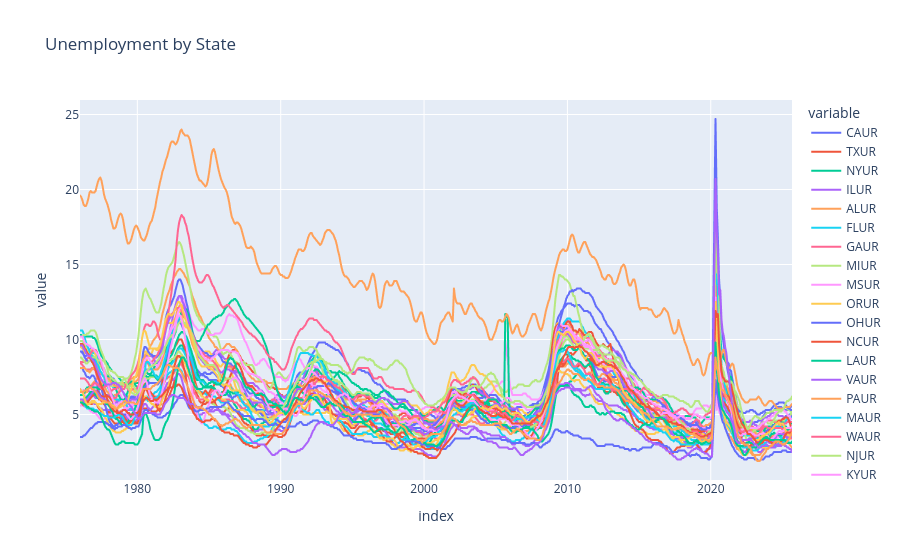

The cell this chart's notebook holds for it:
### Code cell
px.line(unemp_states, title='Unemployment by State')

### Figure 1 — Plotly figure (JSON) as saved in the notebook; plotly's stock layout.template omitted (floating-point values rounded to 4 significant figures; data arrays with more than 128 entries replaced by an {"elided": "..."} marker saying what was removed)
{"data": [{"hovertemplate": "variable=CAUR<br>index=%{x}<br>value=%{y}<extra></extra>", "legendgroup": "CAUR", "line": {"color": "#636efa", "dash": "solid"}, "marker": {"symbol": "circle"}, "mode": "lines", "name": "CAUR", "showlegend": true, "type": "scattergl", "x": {"elided": "595 str values"}, "xaxis": "x", "y": {"elided": "595 float values"}, "yaxis": "y"}, {"hovertemplate": "variable=TXUR<br>index=%{x}<br>value=%{y}<extra></extra>", "legendgroup": "TXUR", "line": {"color": "#EF553B", "dash": "solid"}, "marker": {"symbol": "circle"}, "mode": "lines", "name": "TXUR", "showlegend": true, "type": "scattergl", "x": {"elided": "595 str values"}, "xaxis": "x", "y": {"elided": "595 float values"}, "yaxis": "y"}, {"hovertemplate": "variable=NYUR<br>index=%{x}<br>value=%{y}<extra></extra>", "legendgroup": "NYUR", "line": {"color": "#00cc96", "dash": "solid"}, "marker": {"symbol": "circle"}, "mode": "lines", "name": "NYUR", "showlegend": true, "type": "scattergl", "x": {"elided": "595 str values"}, "xaxis": "x", "y": {"elided": "595 float values"}, "yaxis": "y"}, {"hovertemplate": "variable=ILUR<br>index=%{x}<br>value=%{y}<extra></extra>", "legendgroup": "ILUR", "line": {"color": "#ab63fa", "dash": "solid"}, "marker": {"symbol": "circle"}, "mode": "lines", "name": "ILUR", "showlegend": true, "type": "scattergl", "x": {"elided": "595 str values"}, "xaxis": "x", "y": {"elided": "595 float values"}, "yaxis": "y"}, {"hovertemplate": "variable=ALUR<br>index=%{x}<br>value=%{y}<extra></extra>", "legendgroup": "ALUR", "line": {"color": "#FFA15A", "dash": "solid"}, "marker": {"symbol": "circle"}, "mode": "lines", "name": "ALUR", "showlegend": true, "type": "scattergl", "x": {"elided": "595 str values"}, "xaxis": "x", "y": {"elided": "595 float values"}, "yaxis": "y"}, {"hovertemplate": "variable=FLUR<br>index=%{x}<br>value=%{y}<extra></extra>", "legendgroup": "FLUR", "line": {"color": "#19d3f3", "dash": "solid"}, "marker": {"symbol": "circle"}, "mode": "lines", "name": "FLUR", "showlegend": true, "type": "scattergl", "x": {"elided": "595 str values"}, "xaxis": "x", "y": {"elided": "595 float values"}, "yaxis": "y"}, {"hovertemplate": "variable=GAUR<br>index=%{x}<br>value=%{y}<extra></extra>", "legendgroup": "GAUR", "line": {"color": "#FF6692", "dash": "solid"}, "marker": {"symbol": "circle"}, "mode": "lines", "name": "GAUR", "showlegend": true, "type": "scattergl", "x": {"elided": "595 str values"}, "xaxis": "x", "y": {"elided": "595 float values"}, "yaxis": "y"}, {"hovertemplate": "variable=MIUR<br>index=%{x}<br>value=%{y}<extra></extra>", "legendgroup": "MIUR", "line": {"color": "#B6E880", "dash": "solid"}, "marker": {"symbol": "circle"}, "mode": "lines", "name": "MIUR", "showlegend": true, "type": "scattergl", "x": {"elided": "595 str values"}, "xaxis": "x", "y": {"elided": "595 float values"}, "yaxis": "y"}, {"hovertemplate": "variable=MSUR<br>index=%{x}<br>value=%{y}<extra></extra>", "legendgroup": "MSUR", "line": {"color": "#FF97FF", "dash": "solid"}, "marker": {"symbol": "circle"}, "mode": "lines", "name": "MSUR", "showlegend": true, "type": "scattergl", "x": {"elided": "595 str values"}, "xaxis": "x", "y": {"elided": "595 float values"}, "yaxis": "y"}, {"hovertemplate": "variable=ORUR<br>index=%{x}<br>value=%{y}<extra></extra>", "legendgroup": "ORUR", "line": {"color": "#FECB52", "dash": "solid"}, "marker": {"symbol": "circle"}, "mode": "lines", "name": "ORUR", "showlegend": true, "type": "scattergl", "x": {"elided": "595 str values"}, "xaxis": "x", "y": {"elided": "595 float values"}, "yaxis": "y"}, {"hovertemplate": "variable=OHUR<br>index=%{x}<br>value=%{y}<extra></extra>", "legendgroup": "OHUR", "line": {"color": "#636efa", "dash": "solid"}, "marker": {"symbol": "circle"}, "mode": "lines", "name": "OHUR", "showlegend": true, "type": "scattergl", "x": {"elided": "595 str values"}, "xaxis": "x", "y": {"elided": "595 float values"}, "yaxis": "y"}, {"hovertemplate": "variable=NCUR<br>index=%{x}<br>value=%{y}<extra></extra>", "legendgroup": "NCUR", "line": {"color": "#EF553B", "dash": "solid"}, "marker": {"symbol": "circle"}, "mode": "lines", "name": "NCUR", "showlegend": true, "type": "scattergl", "x": {"elided": "595 str values"}, "xaxis": "x", "y": {"elided": "595 float values"}, "yaxis": "y"}, {"hovertemplate": "variable=LAUR<br>index=%{x}<br>value=%{y}<extra></extra>", "legendgroup": "LAUR", "line": {"color": "#00cc96", "dash": "solid"}, "marker": {"symbol": "circle"}, "mode": "lines", "name": "LAUR", "showlegend": true, "type": "scattergl", "x": {"elided": "595 str values"}, "xaxis": "x", "y": {"elided": "595 float values"}, "yaxis": "y"}, {"hovertemplate": "variable=VAUR<br>index=%{x}<br>value=%{y}<extra></extra>", "legendgroup": "VAUR", "line": {"color": "#ab63fa", "dash": "solid"}, "marker": {"symbol": "circle"}, "mode": "lines", "name": "VAUR", "showlegend": true, "type": "scattergl", "x": {"elided": "595 str values"}, "xaxis": "x", "y": {"elided": "595 float values"}, "yaxis": "y"}, {"hovertemplate": "variable=PAUR<br>index=%{x}<br>value=%{y}<extra></extra>", "legendgroup": "PAUR", "line": {"color": "#FFA15A", "dash": "solid"}, "marker": {"symbol": "circle"}, "mode": "lines", "name": "PAUR", "showlegend": true, "type": "scattergl", "x": {"elided": "595 str values"}, "xaxis": "x", "y": {"elided": "595 float values"}, "yaxis": "y"}, {"hovertemplate": "variable=MAUR<br>index=%{x}<br>value=%{y}<extra></extra>", "legendgroup": "MAUR", "line": {"color": "#19d3f3", "dash": "solid"}, "marker": {"symbol": "circle"}, "mode": "lines", "name": "MAUR", "showlegend": true, "type": "scattergl", "x": {"elided": "595 str values"}, "xaxis": "x", "y": {"elided": "595 float values"}, "yaxis": "y"}, {"hovertemplate": "variable=WAUR<br>index=%{x}<br>value=%{y}<extra></extra>", "legendgroup": "WAUR", "line": {"color": "#FF6692", "dash": "solid"}, "marker": {"symbol": "circle"}, "mode": "lines", "name": "WAUR", "showlegend": true, "type": "scattergl", "x": {"elided": "595 str values"}, "xaxis": "x", "y": {"elided": "595 float values"}, "yaxis": "y"}, {"hovertemplate": "variable=NJUR<br>index=%{x}<br>value=%{y}<extra></extra>", "legendgroup": "NJUR", "line": {"color": "#B6E880", "dash": "solid"}, "marker": {"symbol": "circle"}, "mode": "lines", "name": "NJUR", "showlegend": true, "type": "scattergl", "x": {"elided": "595 str values"}, "xaxis": "x", "y": {"elided": "595 float values"}, "yaxis": "y"}, {"hovertemplate": "variable=KYUR<br>index=%{x}<br>value=%{y}<extra></extra>", "legendgroup": "KYUR", "line": {"color": "#FF97FF", "dash": "solid"}, "marker": {"symbol": "circle"}, "mode": "lines", "name": "KYUR", "showlegend": true, "type": "scattergl", "x": {"elided": "595 str values"}, "xaxis": "x", "y": {"elided": "595 float values"}, "yaxis": "y"}, {"hovertemplate": "variable=MNUR<br>index=%{x}<br>value=%{y}<extra></extra>", "legendgroup": "MNUR", "line": {"color": "#FECB52", "dash": "solid"}, "marker": {"symbol": "circle"}, "mode": "lines", "name": "MNUR", "showlegend": true, "type": "scattergl", "x": {"elided": "595 str values"}, "xaxis": "x", "y": {"elided": "595 float values"}, "yaxis": "y"}, {"hovertemplate": "variable=NVUR<br>index=%{x}<br>value=%{y}<extra></extra>", "legendgroup": "NVUR", "line": {"color": "#636efa", "dash": "solid"}, "marker": {"symbol": "circle"}, "mode": "lines", "name": "NVUR", "showlegend": true, "type": "scattergl", "x": {"elided": "595 str values"}, "xaxis": "x", "y": {"elided": "595 float values"}, "yaxis": "y"}, {"hovertemplate": "variable=COUR<br>index=%{x}<br>value=%{y}<extra></extra>", "legendgroup": "COUR", "line": {"color": "#EF553B", "dash": "solid"}, "marker": {"symbol": "circle"}, "mode": "lines", "name": "COUR", "showlegend": true, "type": "scattergl", "x": {"elided": "595 str values"}, "xaxis": "x", "y": {"elided": "595 float values"}, "yaxis": "y"}, {"hovertemplate": "variable=MOUR<br>index=%{x}<br>value=%{y}<extra></extra>", "legendgroup": "MOUR", "line": {"color": "#00cc96", "dash": "solid"}, "marker": {"symbol": "circle"}, "mode": "lines", "name": "MOUR", "showlegend": true, "type": "scattergl", "x": {"elided": "595 str values"}, "xaxis": "x", "y": {"elided": "595 float values"}, "yaxis": "y"}, {"hovertemplate": "variable=TNUR<br>index=%{x}<br>value=%{y}<extra></extra>", "legendgroup": "TNUR", "line": {"color": "#ab63fa", "dash": "solid"}, "marker": {"symbol": "circle"}, "mode": "lines", "name": "TNUR", "showlegend": true, "type": "scattergl", "x": {"elided": "595 str values"}, "xaxis": "x", "y": {"elided": "595 float values"}, "yaxis": "y"}, {"hovertemplate": "variable=PRUR<br>index=%{x}<br>value=%{y}<extra></extra>", "legendgroup": "PRUR", "line": {"color": "#FFA15A", "dash": "solid"}, "marker": {"symbol": "circle"}, "mode": "lines", "name": "PRUR", "showlegend": true, "type": "scattergl", "x": {"elided": "595 str values"}, "xaxis": "x", "y": {"elided": "595 float values"}, "yaxis": "y"}, {"hovertemplate": "variable=WIUR<br>index=%{x}<br>value=%{y}<extra></extra>", "legendgroup": "WIUR", "line": {"color": "#19d3f3", "dash": "solid"}, "marker": {"symbol": "circle"}, "mode": "lines", "name": "WIUR", "showlegend": true, "type": "scattergl", "x": {"elided": "595 str values"}, "xaxis": "x", "y": {"elided": "595 float values"}, "yaxis": "y"}, {"hovertemplate": "variable=WVUR<br>index=%{x}<br>value=%{y}<extra></extra>", "legendgroup": "WVUR", "line": {"color": "#FF6692", "dash": "solid"}, "marker": {"symbol": "circle"}, "mode": "lines", "name": "WVUR", "showlegend": true, "type": "scattergl", "x": {"elided": "595 str values"}, "xaxis": "x", "y": {"elided": "595 float values"}, "yaxis": "y"}, {"hovertemplate": "variable=DCUR<br>index=%{x}<br>value=%{y}<extra></extra>", "legendgroup": "DCUR", "line": {"color": "#B6E880", "dash": "solid"}, "marker": {"symbol": "circle"}, "mode": "lines", "name": "DCUR", "showlegend": true, "type": "scattergl", "x": {"elided": "595 str values"}, "xaxis": "x", "y": {"elided": "595 float values"}, "yaxis": "y"}, {"hovertemplate": "variable=AZUR<br>index=%{x}<br>value=%{y}<extra></extra>", "legendgroup": "AZUR", "line": {"color": "#FF97FF", "dash": "solid"}, "marker": {"symbol": "circle"}, "mode": "lines", "name": "AZUR", "showlegend": true, "type": "scattergl", "x": {"elided": "595 str values"}, "xaxis": "x", "y": {"elided": "595 float values"}, "yaxis": "y"}, {"hovertemplate": "variable=INUR<br>index=%{x}<br>value=%{y}<extra></extra>", "legendgroup": "INUR", "line": {"color": "#FECB52", "dash": "solid"}, "marker": {"symbol": "circle"}, "mode": "lines", "name": "INUR", "showlegend": true, "type": "scattergl", "x": {"elided": "595 str values"}, "xaxis": "x", "y": {"elided": "595 float values"}, "yaxis": "y"}, {"hovertemplate": "variable=NDUR<br>index=%{x}<br>value=%{y}<extra></extra>", "legendgroup": "NDUR", "line": {"color": "#636efa", "dash": "solid"}, "marker": {"symbol": "circle"}, "mode": "lines", "name": "NDUR", "showlegend": true, "type": "scattergl", "x": {"elided": "595 str values"}, "xaxis": "x", "y": {"elided": "595 float values"}, "yaxis": "y"}, {"hovertemplate": "variable=CTUR<br>index=%{x}<br>value=%{y}<extra></extra>", "legendgroup": "CTUR", "line": {"color": "#EF553B", "dash": "solid"}, "marker": {"symbol": "circle"}, "mode": "lines", "name": "CTUR", "showlegend": true, "type": "scattergl", "x": {"elided": "595 str values"}, "xaxis": "x", "y": {"elided": "595 float values"}, "yaxis": "y"}, {"hovertemplate": "variable=OKUR<br>index=%{x}<br>value=%{y}<extra></extra>", "legendgroup": "OKUR", "line": {"color": "#00cc96", "dash": "solid"}, "marker": {"symbol": "circle"}, "mode": "lines", "name": "OKUR", "showlegend": true, "type": "scattergl", "x": {"elided": "595 str values"}, "xaxis": "x", "y": {"elided": "595 float values"}, "yaxis": "y"}, {"hovertemplate": "variable=HIUR<br>index=%{x}<br>value=%{y}<extra></extra>", "legendgroup": "HIUR", "line": {"color": "#ab63fa", "dash": "solid"}, "marker": {"symbol": "circle"}, "mode": "lines", "name": "HIUR", "showlegend": true, "type": "scattergl", "x": {"elided": "595 str values"}, "xaxis": "x", "y": {"elided": "595 float values"}, "yaxis": "y"}, {"hovertemplate": "variable=MDUR<br>index=%{x}<br>value=%{y}<extra></extra>", "legendgroup": "MDUR", "line": {"color": "#FFA15A", "dash": "solid"}, "marker": {"symbol": "circle"}, "mode": "lines", "name": "MDUR", "showlegend": true, "type": "scattergl", "x": {"elided": "595 str values"}, "xaxis": "x", "y": {"elided": "595 float values"}, "yaxis": "y"}], "layout": {"legend": {"title": {"text": "variable"}, "tracegroupgap": 0}, "title": {"text": "Unemployment by State"}, "xaxis": {"anchor": "y", "domain": [0, 1], "title": {"text": "index"}}, "yaxis": {"anchor": "x", "domain": [0, 1], "title": {"text": "value"}}}}
